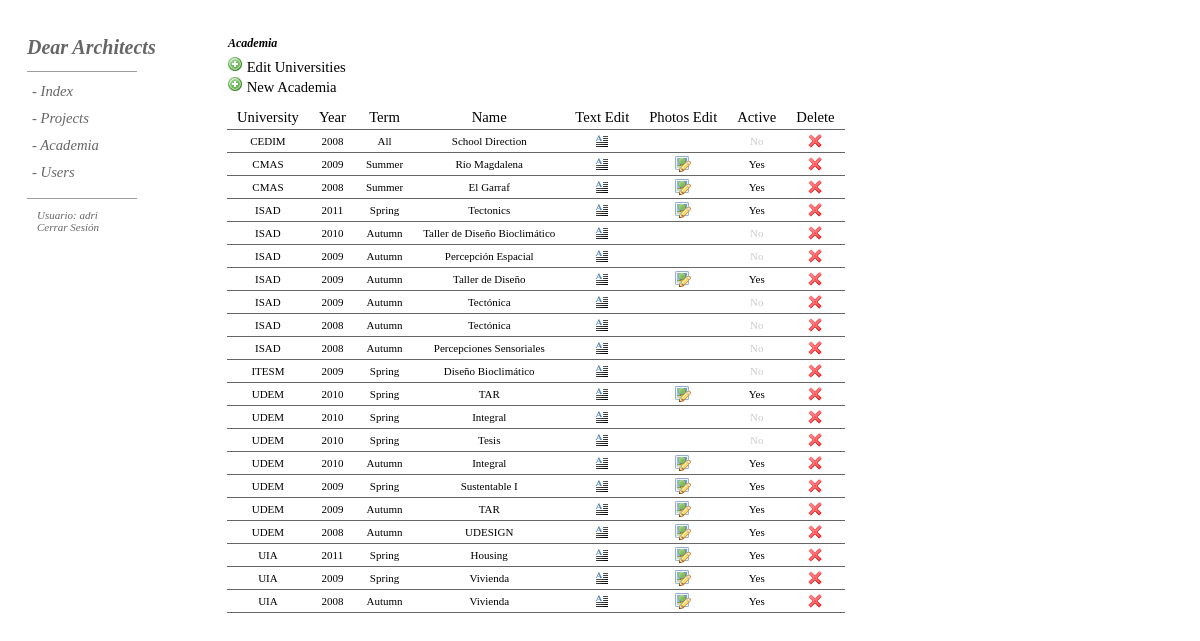
Screenshot of /admin/adminacademia.php (signed in) with the database file from the repository.
### tables this page shows
CREATE TABLE IF NOT EXISTS `academia` (
  `ID` int(5) NOT NULL AUTO_INCREMENT,
  `identif` varchar(100) NOT NULL,
  `active` int(1) NOT NULL,
  `Academia` varchar(300) NOT NULL,
  `years` int(4) NOT NULL,
  `University` varchar(200) NOT NULL,
  `Term` varchar(100) NOT NULL,
  `Degree` varchar(100) DEFAULT NULL,
  `Professors` varchar(200) DEFAULT NULL,
  `Description` varchar(500) DEFAULT NULL,
  PRIMARY KEY (`ID`)
);

### public_html/admin/adminacademia.php (the view, shortened to what this page needs)
<?php
if(isset($_COOKIE['ID_my_site']))
{
    $username = $_COOKIE['ID_my_site'];
}
else
{
header("Location: index.php");
}
$query_academia =  sprintf("SELECT * FROM academia order by  University ASC, years DESC");
$academia = mysql_query($query_academia, $Base) or die(mysql_error());
$row_academia = mysql_fetch_assoc($academia);
?>
<!DOCTYPE HTML PUBLIC "-//W3C//DTD HTML 4.01 Transitional//EN"
"http://www.w3.org/TR/1999/REC-html401-19991224">
<html>
<head>
<link rel="stylesheet" href="CSS/estilos.css" type="text/css" />
<link rel="stylesheet" href="CSS/CSS.css" type="text/css" />
<link rel="stylesheet" type="text/css" href="fancybox/jquery.fancybox-1.3.1.css" media="screen" />
</head>
<body>
<div id="wrapper">
    <div id="leftcolumn">
        <div id="general">
        <p><?php echo "Usuario: ".$username;?></p>
        <p><a href="logout.php">Cerrar Sesi&oacute;n</a></p>
        </div>
    </div>
    <div id="rightcolumn">
        <p class="titulos">Academia</p>
        <span onclick="nuevaUni()" style="cursor:pointer;"><img src="images/add.png" alt="New"> Edit Universities</span><br>
        <span onclick="nuevaVentana()" style="cursor:pointer;"><img src="images/add.png" alt="New"> New Academia</span>
        <table border="0" cellpadding="0" cellspacing="0" class="photos" style="padding-top: 10px;">
            <tr>
                <td>University</td>
                <td>Year</td>
                <td>Term</td>
                <td>Name</td>
                <td>Text Edit</td>
                <td>Photos Edit</td>
                <td>Active</td>
                <td>Delete</td>
            </tr>
             <?php
        do {
            if($row_academia['Academia'] != NULL){
            ?>
            <tr class="letrachica">
                <td><?php echo $row_academia['University']; ?></td>
                <td><?php echo $row_academia['years']; ?></td>
                <td><?php echo $row_academia['Term']; ?></td>
                <td><?php echo $row_academia['Academia']; ?></td>
                <td>
                    <a href="atextedit.php?Academia=<?php echo $row_academia['identif'];?>" title="Text Edit"><img src="images/text_dropcaps.png" alt="Text Edit" style="border: none;"/></a>
                </td>
                <td>
                    <?php if($row_academia['active']!=0) {?>
                    <a href="aphotoedit.php?Academia=<?php echo $row_academia['identif'];?>" title="Photo Edit"><img src="images/picture_edit.png" alt="Photo Edit" style="border: none;"/></a>
                    <?php } ?>
                </td>
                                <td>
                    <?php if($row_academia['active']==0){?>
                    <span style="color:#ccc;">No</span>
                   <?php }else{?>
                     <span  style="color:#000;">Yes</span>
                    <?php }?>
                </td>
                <td>
                    <form method="POST" action="<?php echo $editFormAction; ?>" id="deleteform" name="deleteform">
                         <input type="image" name="Delete" title="Borrar Academia" src="images/cross.png" alt="Borrar Academia" onClick="return confirmSubmit()"/>
                    </form>
                </td>
            </tr>
             <?php } } while ($row_academia = mysql_fetch_assoc($academia)); ?>
        </table>
    </div>
</div>
</body>
</html>

### public_html/admin/CSS/estilos.css (style rules this page uses)
#general { position: relative; top:40px; }
#general p { font-family: "Georgia"; font-size: 11px; color: #666; font-style: italic; padding-left: 10px; }
#general p a { color: #666; text-decoration: none; }
.letrachica { font-size: 11px; }
.titulos { font-family: "Georgia"; font-weight:bold !important; font-style: italic; font-size: 12px; padding-bottom: 5px; padding-left: 1px; }
.photos { text-align: center; }
.photos td { padding: 3px 10px; border-bottom:1px #666 solid; }

### public_html/admin/CSS/CSS.css (style rules this page uses)
* { padding:0; margin:0 }
body { font:12px; font-family: "Georgia"; }
#wrapper { padding-top:36px; padding-left: 27px; }
#leftcolumn { float:left; width:200px; }
#rightcolumn { float:left; font-family: "Georgia"; font-size: 11pt; }
#leftcolumn #DA { font-family: "Georgia"; font-weight:bold !important; font-style: italic; font-size: 20px; }
#DA a , #DA a:hover { text-decoration: none; color:#666; }
#linea1 { border-top:1px #9C9C9C solid; width:110px; position: relative; top:12px; height: 0px; font-size: 0px; }
#linea2 { border-top:1px #9C9C9C solid; width:110px; position: relative; top:30px; height: 0px; font-size: 0px; }
.dropdown { display:block; position:relative; top:18px; font-family: "Georgia"; font-size: 11pt; font-weight: normal; font-style: italic; }
.dropdown dt { width:110px; padding:5px; padding-bottom: 5px !important; cursor:pointer; color:#666; }
.dropdown .upperdd { border-bottom:none }
.dropdown a, .dropdown a:active, .dropdown a:visited { display:block; font-family: "Georgia"; font-size: 11pt; font-weight: normal; font-style: italic; color:#666; text-decoration:none; background:white; }

### rows the page displays
academia: University "CEDIM", years "2008", Term "All", Academia "School Direction", active "No"
academia: University "CMAS", years "2009", Term "Summer", Academia "Río Magdalena", active 1 (drawn)
academia: University "CMAS", years "2008", Term "Summer", Academia "El Garraf", active 1 (drawn)
academia: University "ISAD", years "2011", Term "Spring", Academia "Tectonics", active 1 (drawn)
academia: University "ISAD", years "2010", Term "Autumn", Academia "Taller de Diseño Bioclimático", active "No"
academia: University "ISAD", years "2009", Term "Autumn", Academia "Percepción Espacial", active "No"
academia: University "ISAD", years "2009", Term "Autumn", Academia "Taller de Diseño", active 1 (drawn)
academia: University "ISAD", years "2009", Term "Autumn", Academia "Tectónica", active "No"
academia: University "ISAD", years "2008", Term "Autumn", Academia "Tectónica", active "No"
academia: University "ISAD", years "2008", Term "Autumn", Academia "Percepciones Sensoriales", active "No"
academia: University "ITESM", years "2009", Term "Spring", Academia "Diseño Bioclimático", active "No"
academia: University "UDEM", years "2010", Term "Spring", Academia "TAR", active 1 (drawn)
academia: University "UDEM", years "2010", Term "Spring", Academia "Integral", active "No"
academia: University "UDEM", years "2010", Term "Spring", Academia "Tesis", active "No"
academia: University "UDEM", years "2010", Term "Autumn", Academia "Integral", active 1 (drawn)
academia: University "UDEM", years "2009", Term "Spring", Academia "Sustentable I", active 1 (drawn)
academia: University "UDEM", years "2009", Term "Autumn", Academia "TAR", active 1 (drawn)
academia: University "UDEM", years "2008", Term "Autumn", Academia "UDESIGN", active 1 (drawn)
academia: University "UIA", years "2011", Term "Spring", Academia "Housing", active 1 (drawn)
academia: University "UIA", years "2009", Term "Spring", Academia "Vivienda", active 1 (drawn)
academia: University "UIA", years "2008", Term "Autumn", Academia "Vivienda", active 1 (drawn)

### other values shown
$username "adri"
